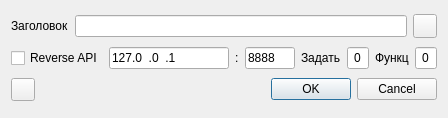
<?xml version="1.0" encoding="UTF-8"?>
<ui version="4.0">
 <class>BasicFeatureSettingsDialog</class>
 <widget class="QDialog" name="BasicFeatureSettingsDialog">
  <property name="geometry">
   <rect>
    <x>0</x>
    <y>0</y>
    <width>439</width>
    <height>118</height>
   </rect>
  </property>
  <property name="sizePolicy">
   <sizepolicy hsizetype="Preferred" vsizetype="Minimum">
    <horstretch>0</horstretch>
    <verstretch>0</verstretch>
   </sizepolicy>
  </property>
  <property name="font">
   <font>
    <family>Liberation Sans</family>
    <pointsize>9</pointsize>
   </font>
  </property>
  <property name="windowTitle">
   <string>Основные настройки функции</string>
  </property>
  <layout class="QVBoxLayout" name="verticalLayout">
   <item>
    <layout class="QHBoxLayout" name="titleLayout">
     <item>
      <widget class="QLabel" name="titleLabel">
       <property name="sizePolicy">
        <sizepolicy hsizetype="Maximum" vsizetype="Preferred">
         <horstretch>0</horstretch>
         <verstretch>0</verstretch>
        </sizepolicy>
       </property>
       <property name="text">
        <string>Заголовок</string>
       </property>
      </widget>
     </item>
     <item>
      <widget class="QLineEdit" name="title">
       <property name="toolTip">
        <string>Заголовок маркера</string>
       </property>
      </widget>
     </item>
     <item>
      <widget class="QPushButton" name="titleReset">
       <property name="maximumSize">
        <size>
         <width>24</width>
         <height>24</height>
        </size>
       </property>
       <property name="toolTip">
        <string>Сбросить заголовок</string>
       </property>
       <property name="text">
        <string/>
       </property>
       <property name="icon">
        <iconset resource="../resources/res.qrc">
         <normaloff>:/recycle.png</normaloff>:/recycle.png</iconset>
       </property>
      </widget>
     </item>
    </layout>
   </item>
   <item>
    <layout class="QHBoxLayout" name="reverseAPILayout">
     <item>
      <widget class="QCheckBox" name="reverseAPI">
       <property name="toolTip">
        <string>Синхр. с Reverse API</string>
       </property>
       <property name="text">
        <string>Reverse API</string>
       </property>
      </widget>
     </item>
     <item>
      <widget class="QLineEdit" name="reverseAPIAddress">
       <property name="minimumSize">
        <size>
         <width>120</width>
         <height>0</height>
        </size>
       </property>
       <property name="toolTip">
        <string>Адрес Reverse API</string>
       </property>
       <property name="inputMask">
        <string>000.000.000.000</string>
       </property>
       <property name="text">
        <string>127.0.0.1</string>
       </property>
      </widget>
     </item>
     <item>
      <widget class="QLabel" name="reverseAPISeparator">
       <property name="text">
        <string>:</string>
       </property>
      </widget>
     </item>
     <item>
      <widget class="QLineEdit" name="reverseAPIPort">
       <property name="minimumSize">
        <size>
         <width>50</width>
         <height>0</height>
        </size>
       </property>
       <property name="toolTip">
        <string>Порт Reverse API</string>
       </property>
       <property name="inputMask">
        <string>00000</string>
       </property>
       <property name="text">
        <string>8888</string>
       </property>
      </widget>
     </item>
     <item>
      <widget class="QLabel" name="reverseAPIFeatureSetLabel">
       <property name="text">
        <string>Задать</string>
       </property>
      </widget>
     </item>
     <item>
      <widget class="QLineEdit" name="reverseAPIFeatureSetIndex">
       <property name="minimumSize">
        <size>
         <width>22</width>
         <height>0</height>
        </size>
       </property>
       <property name="toolTip">
        <string>Индекс набора функций API</string>
       </property>
       <property name="inputMask">
        <string>00</string>
       </property>
       <property name="text">
        <string>0</string>
       </property>
       <property name="alignment">
        <set>Qt::AlignRight|Qt::AlignTrailing|Qt::AlignVCenter</set>
       </property>
      </widget>
     </item>
     <item>
      <widget class="QLabel" name="reverseAPIFeatureLabel">
       <property name="text">
        <string>Функц</string>
       </property>
      </widget>
     </item>
     <item>
      <widget class="QLineEdit" name="reverseAPIFeatureIndex">
       <property name="minimumSize">
        <size>
         <width>22</width>
         <height>0</height>
        </size>
       </property>
       <property name="toolTip">
        <string>Индекс функции Reverse API</string>
       </property>
       <property name="inputMask">
        <string>00</string>
       </property>
       <property name="text">
        <string>0</string>
       </property>
       <property name="alignment">
        <set>Qt::AlignRight|Qt::AlignTrailing|Qt::AlignVCenter</set>
       </property>
      </widget>
     </item>
     <item>
      <spacer name="horizontalSpacer_2">
       <property name="orientation">
        <enum>Qt::Horizontal</enum>
       </property>
       <property name="sizeHint" stdset="0">
        <size>
         <width>40</width>
         <height>20</height>
        </size>
       </property>
      </spacer>
     </item>
    </layout>
   </item>
   <item>
    <layout class="QHBoxLayout" name="horizontalLayout">
     <item>
      <widget class="QToolButton" name="presets">
       <property name="toolTip">
        <string>Пресеты функции</string>
       </property>
       <property name="text">
        <string/>
       </property>
       <property name="icon">
        <iconset resource="../resources/res.qrc">
         <normaloff>:/star.png</normaloff>:/star.png</iconset>
       </property>
      </widget>
     </item>
     <item>
      <widget class="QDialogButtonBox" name="buttonBox">
       <property name="orientation">
        <enum>Qt::Horizontal</enum>
       </property>
       <property name="standardButtons">
        <set>QDialogButtonBox::Cancel|QDialogButtonBox::Ok</set>
       </property>
      </widget>
     </item>
    </layout>
   </item>
  </layout>
 </widget>
 <resources>
  <include location="../resources/res.qrc"/>
 </resources>
 <connections>
  <connection>
   <sender>buttonBox</sender>
   <signal>accepted()</signal>
   <receiver>BasicFeatureSettingsDialog</receiver>
   <slot>accept()</slot>
   <hints>
    <hint type="sourcelabel">
     <x>248</x>
     <y>254</y>
    </hint>
    <hint type="destinationlabel">
     <x>157</x>
     <y>274</y>
    </hint>
   </hints>
  </connection>
  <connection>
   <sender>buttonBox</sender>
   <signal>rejected()</signal>
   <receiver>BasicFeatureSettingsDialog</receiver>
   <slot>reject()</slot>
   <hints>
    <hint type="sourcelabel">
     <x>316</x>
     <y>260</y>
    </hint>
    <hint type="destinationlabel">
     <x>286</x>
     <y>274</y>
    </hint>
   </hints>
  </connection>
 </connections>
</ui>
